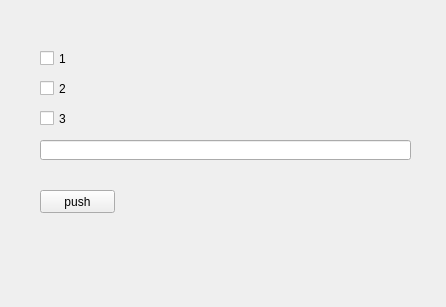
<?xml version="1.0" encoding="UTF-8"?>
<ui version="4.0">
 <class>Form</class>
 <widget class="QWidget" name="Form">
  <property name="geometry">
   <rect>
    <x>0</x>
    <y>0</y>
    <width>446</width>
    <height>307</height>
   </rect>
  </property>
  <property name="windowTitle">
   <string>Form</string>
  </property>
  <widget class="QCheckBox" name="checkBox">
   <property name="geometry">
    <rect>
     <x>40</x>
     <y>50</y>
     <width>70</width>
     <height>17</height>
    </rect>
   </property>
   <property name="text">
    <string>1</string>
   </property>
   <attribute name="buttonGroup">
    <string notr="true">buttonGroup</string>
   </attribute>
  </widget>
  <widget class="QCheckBox" name="checkBox_2">
   <property name="geometry">
    <rect>
     <x>40</x>
     <y>80</y>
     <width>70</width>
     <height>17</height>
    </rect>
   </property>
   <property name="text">
    <string>2</string>
   </property>
   <attribute name="buttonGroup">
    <string notr="true">buttonGroup</string>
   </attribute>
  </widget>
  <widget class="QCheckBox" name="checkBox_3">
   <property name="geometry">
    <rect>
     <x>40</x>
     <y>110</y>
     <width>70</width>
     <height>17</height>
    </rect>
   </property>
   <property name="text">
    <string>3</string>
   </property>
   <attribute name="buttonGroup">
    <string notr="true">buttonGroup</string>
   </attribute>
  </widget>
  <widget class="QLineEdit" name="lineEdit">
   <property name="geometry">
    <rect>
     <x>40</x>
     <y>140</y>
     <width>371</width>
     <height>20</height>
    </rect>
   </property>
  </widget>
  <widget class="QPushButton" name="pushButton">
   <property name="geometry">
    <rect>
     <x>40</x>
     <y>190</y>
     <width>75</width>
     <height>23</height>
    </rect>
   </property>
   <property name="text">
    <string>push</string>
   </property>
  </widget>
 </widget>
 <resources/>
 <connections/>
 <buttongroups>
  <buttongroup name="buttonGroup"/>
 </buttongroups>
</ui>
